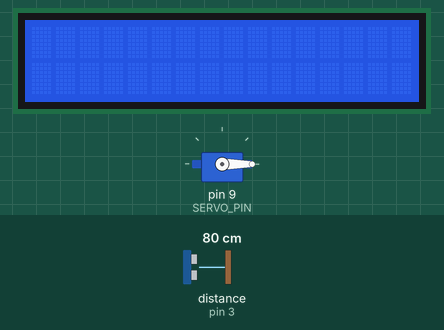
Bench run of a sketch on a simulated Arduino Uno, built with avr-gcc and run on an emulated ATmega328P. Parts: servo, 16×2 character LCD. The inputs (shaded band) are chosen by the test bench; at power-on: distance to the obstacle (sensor on pin 3) 80 cm. The echo pulse lasts 58.3 µs per cm.

Above: at 2.2 s.
2.3 s: distance to the obstacle (sensor on pin 3) set to 12 cm
At 3.7 s:
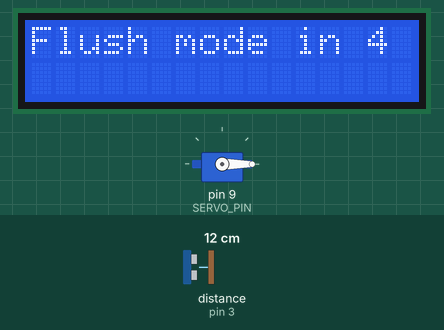
6.4 s: distance to the obstacle (sensor on pin 3) set to 9 cm
At 9.6 s:
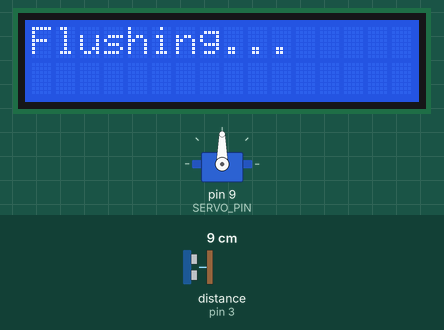
At 14.7 s:
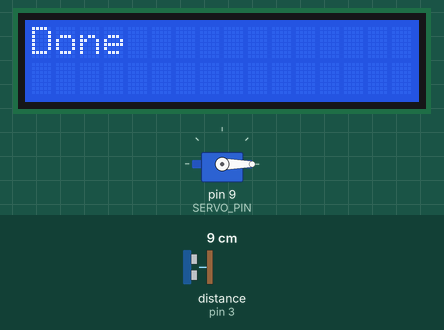
Timing chart, 0 to 16.2 s (numbered marks = the images above; inputs shaded):
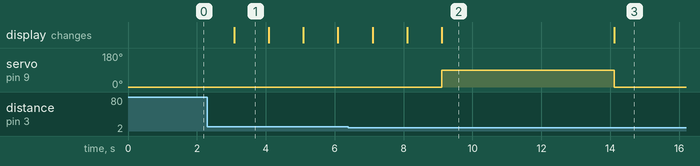

Measured:
- the behaviour switches between 11 and 10 cm on distance to the obstacle (sensor on pin 3) (found by bisection; images 1 and 2)
- after the input at 2.3 s, the display: changes after 0.78 s (image 1)
- after the input at 6.4 s, servo on pin 9 (SERVO_PIN): 0° → 90° after 2.7 s, → 0° 5.0 s later; the display: first changes after 0.70 s (image 2 shows a later state)
- what the display in image 1 shows lasts 1.0 s, from 3.1 s to 4.1 s
- what the display in image 2 shows lasts 5.0 s, from 9.1 s to 14.1 s

The sketch:

toilet_lcd.ino
```cpp
#include <Servo.h>
#include "NewPing.h"
Servo servo;

#define TRIGGER_PIN 2
#define ECHO_PIN 3
#define SERVO_PIN 9
#define MAX_DISTANCE 400
#define QUICK_FLUSH_WINDOW_CM 10 // Holding hand close to the sensor flushes
#define OCCUPANCY_WINDOW_CM 40 // Tweak this based on your toilet's length. This is where your body is with respect to the distance sensor.
#define MINIMUM_SENSITIVITY 2 // motion sensor cannot detect less than 2 centimeters away.
#define ONE_SECOND_MS 1000
#define FIVE_SECONDS_MS 5000
#define RESET_WINDOW 5
#define THRESHOLD_SECONDS 5 // If 5 out of the last 8 seconds had object, consider toilet in use
#define TIMED_WINDOW 8
#define TWO_SECONDS 2
#define FIVE_SECONDS 5
#define FLUSH_WAIT_TIME_SECONDS 5
#define INACTIVE_THRESHOLD_SECONDS 5
#define TEN_MINUTES 600
#define RESET_POSITION 0
#define FLUSH_POSITION 90

#include <LiquidCrystal.h>
LiquidCrystal lcd(12, 11, 5, 4, 6, 7);

NewPing sonar(TRIGGER_PIN, ECHO_PIN, MAX_DISTANCE);

void setup() {
  servo.attach(SERVO_PIN);
  servo.write(0);

  lcd.begin(16, 2); // Set row length and column height
  lcd.setCursor(0, 0);
  delay(1000);
}

// Add a quick flush mode where if you wave the hand real close for 2 seconds it flushes
bool isQuickFlush = false;

bool isUsingToilet() {
  float distance = 0;
  int activeSeconds = 0;
  int totalSeconds = 0;
  int quickFlushSeconds = 0;
  int threshholdSeconds = 0;
  while(true) {
    distance = sonar.ping_cm();

    if (distance <= OCCUPANCY_WINDOW_CM && distance > QUICK_FLUSH_WINDOW_CM) {
      activeSeconds = activeSeconds + 1;
      lcd.clear();
      threshholdSeconds = threshholdSeconds + 1;
      int possibleRemaining = THRESHOLD_SECONDS - threshholdSeconds;
      String detection = String("Flush mode in ") + possibleRemaining;
      lcd.print(detection);
      totalSeconds = totalSeconds - 1;
    } else if (distance <= QUICK_FLUSH_WINDOW_CM && distance > MINIMUM_SENSITIVITY) {
      quickFlushSeconds = quickFlushSeconds + 1;
      int remaining = TWO_SECONDS - quickFlushSeconds;
      String quickPrint = String("Quick flush in ") + remaining;
      lcd.clear();
      lcd.print(quickPrint);
      threshholdSeconds = threshholdSeconds - 1;
      totalSeconds = totalSeconds - 1;
    } else {
      threshholdSeconds - 1;
      totalSeconds = totalSeconds + 1;
    }

    if (threshholdSeconds < 0) {
      threshholdSeconds = 0;
    }

    if (totalSeconds < 0) {
      totalSeconds = 0;
    }

    delay(ONE_SECOND_MS);
    if (quickFlushSeconds >= TWO_SECONDS) {
      isQuickFlush = true;
      break;
    }
    if (threshholdSeconds >= THRESHOLD_SECONDS) {
      isQuickFlush = false;
      break;
    }

    if (totalSeconds >= RESET_WINDOW) {
      totalSeconds = 0;
      threshholdSeconds = 0;
      quickFlushSeconds = 0;
      lcd.clear();
    }
  }

  bool isInUse = activeSeconds >= THRESHOLD_SECONDS || isQuickFlush;
  if (isInUse) {
    lcd.clear();
    lcd.print("Toilet in use");
  } else {
    lcd.clear();
  }
  return isInUse;
}

bool shouldFlush() {
  if (isQuickFlush) {
    lcd.clear();
    lcd.print("Flushing...");
    isQuickFlush = false;
    return true;
  }
  float distance = 0;
  int activeSeconds = 0;
  int totalSeconds = 0;
  while(true) {
    distance = sonar.ping_cm();
    if (distance > OCCUPANCY_WINDOW_CM) {
      activeSeconds = activeSeconds + 1;
      int remaining = FLUSH_WAIT_TIME_SECONDS - activeSeconds;
      String flushText = String("Flushing in ") + remaining + "...";
      lcd.clear();
      lcd.print(flushText);
    } else if (distance <= OCCUPANCY_WINDOW_CM && distance > MINIMUM_SENSITIVITY) {
      lcd.clear();
      lcd.print("Toilet in use");
      activeSeconds = 0;
    }

    totalSeconds = totalSeconds + 1;
    delay(ONE_SECOND_MS);

    if (activeSeconds >= FLUSH_WAIT_TIME_SECONDS) {
      lcd.clear();
      lcd.print("Flushing...");
      break;
    }


    if (totalSeconds > TEN_MINUTES) {
      lcd.clear();
      lcd.print("Ok Flushing...");
      break;
    }
  }

  return true;
}

void flush() {
  servo.write(FLUSH_POSITION);
  delay(FIVE_SECONDS_MS);
  servo.write(RESET_POSITION);
  lcd.clear();
  lcd.print("Done");
  // Don't want to start a new flush cycle yet.
  delay(FIVE_SECONDS_MS);
  lcd.clear();
}

void loop() {
  if (isUsingToilet() && shouldFlush()) {
    flush();
  }
}
```
